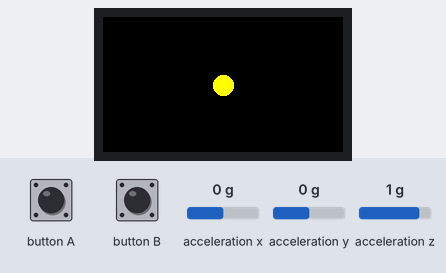
A sketch run on a simulated ESP32. On the bench: 240×135 colour display. The test bench sets the inputs (shaded band); at power-on: acceleration y 0 g, acceleration x 0 g, acceleration z 1 g. Nothing arrives over Bluetooth unless stated.

Above: at 1.3 s.
1.4 s: acceleration y set to -1.4 g
At 2.9 s:
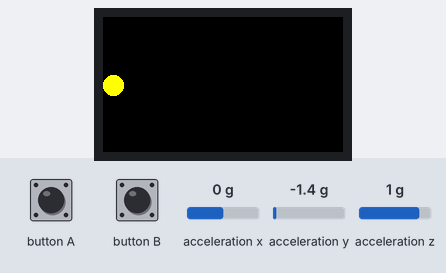
3.2 s: acceleration y set to 0.8 g
At 4.9 s:
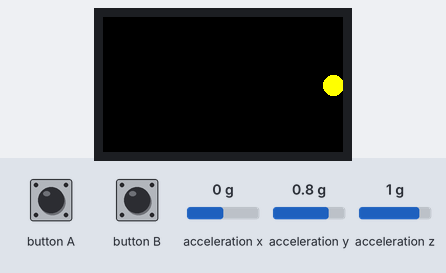
5.1 s: acceleration y set to -0.8 g
At 5.34 s:
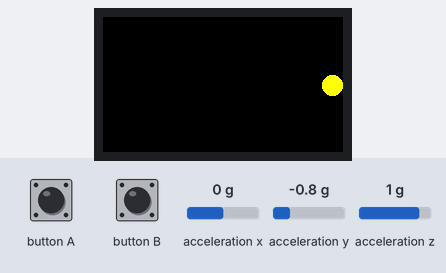
Timing chart, 0 to 8.1 s (numbered marks = the images above; inputs shaded):
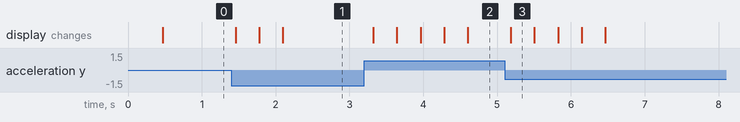

The sketch:

m5StickC_Plus_Bluetoothsketch_aug10a.ino
```cpp
#include <M5StickCPlus.h>
#include "BluetoothSerial.h"

BluetoothSerial bts;

float accX = 0.0f;
float accY = 0.0f;
float accZ = 0.0f;
float x = 120.0f;
float v = 0.0f;

void setup() {
  M5.begin();
  M5.IMU.Init();
  M5.Lcd.setRotation(1);
  bts.begin("M5StickC");
}

void loop() {
  M5.update();
  M5.IMU.getAccelData(&accX, &accY, &accZ);
  v += accY;
  x += v;
  if(x>=230.0) { v=0.0; x=230.0; }
  if(x<=10.0)  { v=0.0; x=10.0; }
  M5.Lcd.fillScreen(BLACK);
  M5.Lcd.fillCircle((int)x, 68, 10, YELLOW);
  bts.println((int)x);
  // Serial.println((int)x);
  delay(20);
}
```

Measured:
- after the input at 1.4 s, the display: first changes after 0.06 s (image 1 shows a later state)
- after the input at 3.2 s, the display: first changes after 0.12 s (image 2 shows a later state)
- after the input at 5.1 s, the display: changes after 0.09 s (image 3)
